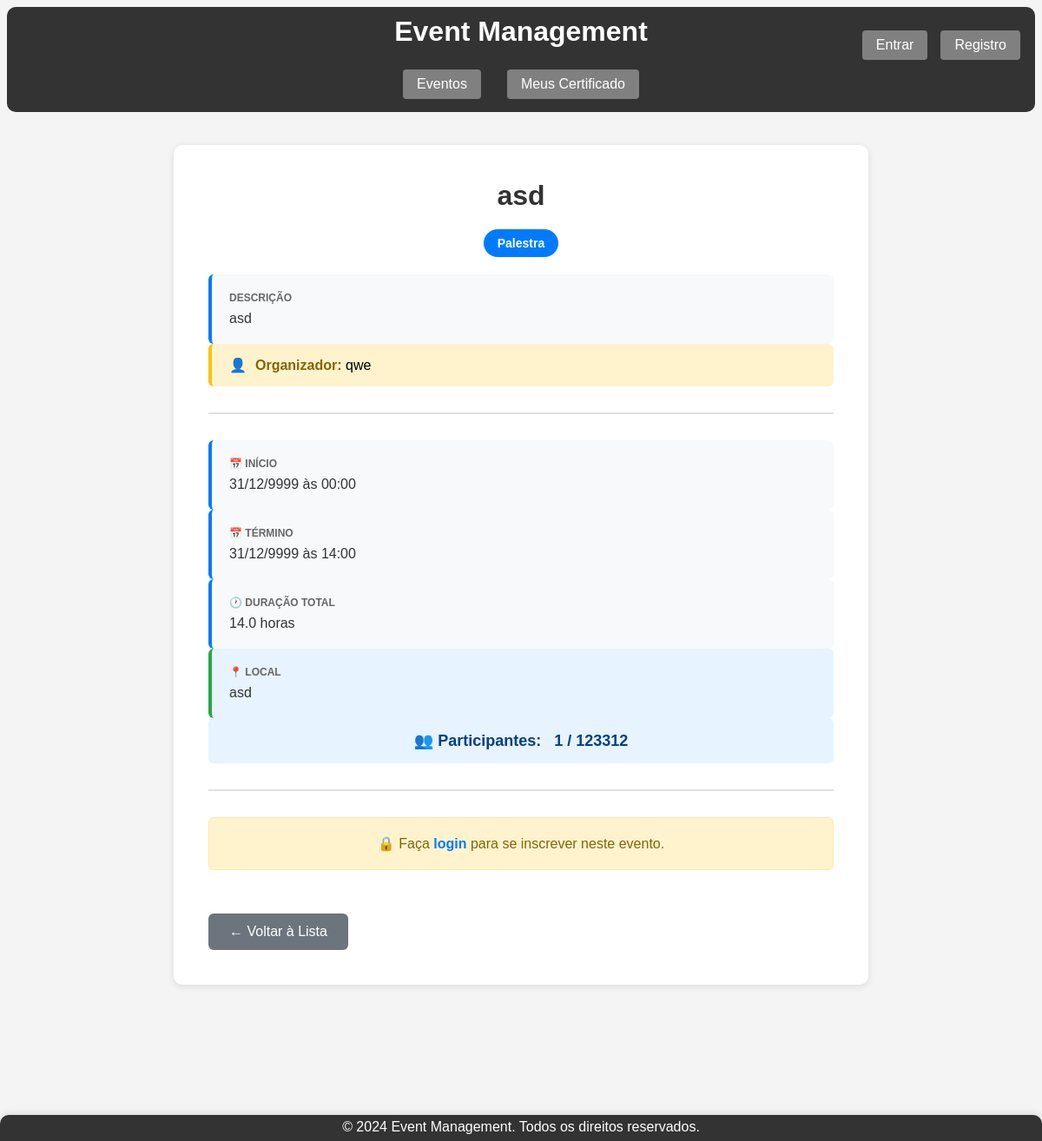
/evento/2/, run on the app's committed database.
### app/models.py (models this page shows, shortened)
class Event(models.Model):
    event_type_choices = [
        ('Palestra', 'Palestra'),
        ('Workshop', 'Workshop'),
        ('Seminário', 'Seminário'),
        ('Curso', 'Curso'),
        ('Congresso', 'Congresso'),
        ('Simpósio', 'Simpósio'),
        ('Fórum', 'Fórum'),
        ('Mesa Redonda', 'Mesa Redonda'),
    ]
    title = models.CharField(max_length=200, verbose_name="Título")
    description = models.TextField(verbose_name="Descrição")
    initial_date = models.DateField(default= '9999-12-31', verbose_name="Data de Início")
    final_date = models.DateField(default='9999-12-31', verbose_name="Data Final")
    location = models.CharField(max_length=200, verbose_name="Local")
    max_capacity = models.IntegerField(verbose_name="Capacidade Máxima")
    creator = models.ForeignKey(
        settings.AUTH_USER_MODEL,
        on_delete=models.CASCADE,
        related_name='created_events',
        null=True,
        blank=True,
        verbose_name="Criador"
    )
    event_type = models.CharField(max_length=20, choices=event_type_choices, default='Palestra', verbose_name="Tipo de Evento")
    event_start = models.TimeField(null=False, blank=True, verbose_name="Horario de Início")
    event_end = models.TimeField(null=False, blank=True, verbose_name="Horario de Término")
    participants = models.ManyToManyField(
        settings.AUTH_USER_MODEL,
        through='EventParticipant',
        through_fields=('event', 'participant'),
        related_name='attended_events',
        blank=True,
        verbose_name="Participantes"
    )
    class Meta:
        db_table = 'event'
        ordering = ['initial_date']
        verbose_name = 'Evento' # Português
        verbose_name_plural = 'Eventos' # Português
    @property
    def calculated_duration_hours(self):
        start_datetime = datetime.combine(self.initial_date, self.event_start)
        final_datetime = datetime.combine(self.final_date, self.event_end)
        duration = final_datetime - start_datetime
        return round(duration.total_seconds() / 3600, 1)
    @property
    def current_participants_count(self):
        return self.participants.count()
    @property
    def is_full(self):
        return self.current_participants_count >= self.max_capacity

class UserRegister(AbstractBaseUser):
    type_user_choices = [
        ('Estudante', 'Estudante'),
        ('Professor', 'Professor'),
        ('Organizador', 'Organizador'),
    ]
    username = models.CharField(max_length=150, unique=True)
    email = models.EmailField(unique=True)
    name = models.CharField(max_length=150)
    phone = models.CharField(max_length=20, blank=True, null=True)
    institution = models.CharField(max_length=150, blank=True, null=True)
    user_type = models.CharField(max_length=20, choices=type_user_choices, default='Estudante', verbose_name="Tipo de Usuário")
    USERNAME_FIELD = 'username'
    REQUIRED_FIELDS = ['email', 'name']
    objects = UserRegisterManager()
    class Meta:
        db_table = 'user_register'
        ordering = ['username']
        verbose_name = 'Registro de Usuário' # Português
        verbose_name_plural = 'Registros de Usuário' # Português

### app/views.py (the view)
# urls.py: path('evento/<int:pk>/', views.event_detail, name='event_detail'),
def event_detail(request, pk):
    event = get_object_or_404(Event, pk=pk)
    context = {
        'event': event,
        'is_registered': request.user.is_authenticated and event.participants.filter(pk=request.user.pk).exists()
    }
    return render(request, 'event_detail.html', context)

### app/templates/event_detail.html (shortened to what this page needs)
{% extends 'base.html' %}
{% block content %}
<div class="event-detail-container">
    <h2>{{ event.title }}</h2>
    <div style="text-align: center; margin-bottom: 20px;">
        <span class="event-type-badge">{{ event.event_type }}</span>
    </div>
    <div class="event-info-grid">
        <div class="event-info-card">
            <div class="event-info-label">
                Descrição
            </div>
            <div class="event-info-value">
                {{ event.description}}
            </div>
        </div>
    {% if event.creator %}
    <div class="event-creator-info">
        <span>👤</span>
        <span><strong>Organizador:</strong> {{ event.creator.username }}</span>
    </div>
    {% endif %}
    <hr> <div class="event-info-grid">
        <div class="event-info-card">
            <div class="event-info-label">
                📅 Início
            </div>
            <div class="event-info-value">
                {{ event.initial_date|date:"d/m/Y" }} às {{ event.event_start|date:"H:i" }}
            </div>
        </div>
        <div class="event-info-card">
            <div class="event-info-label">
                📅 Término
            </div>
            <div class="event-info-value">
                {{ event.final_date|date:"d/m/Y" }} às {{ event.event_end|date:"H:i" }}
            </div>
        </div>
        <div class="event-info-card">
            <div class="event-info-label">
                🕐 Duração Total
            </div>
            <div class="event-info-value">
                {{ event.calculated_duration_hours }} horas
            </div>
        </div>
        <div class="event-info-card highlight">
            <div class="event-info-label">
                📍 Local
            </div>
            <div class="event-info-value">
                {{ event.location }}
            </div>
        </div>
    </div>
    <div class="event-capacity {% if event.is_full %}full{% endif %}">
        <span>👥 Participantes:</span>
        <span>{{ event.participants.count }} / {{ event.max_capacity }}</span>
    </div>
    <hr>
    <form method="post" action="{% url 'toggle_registration' pk=event.pk %}" class="registration-form">
        {% if user.is_authenticated %}
            {% if user in event.participants.all %}
                <button type="submit" class="btn-unsubscribe">❌ Cancelar Inscrição</button>
            {% elif event.is_full %}
                <button type="button" class="btn-full" disabled>🚫 EVENTO LOTADO</button>
            {% else %}
                <button type="submit" class="btn-subscribe">✅ Inscrever-se Agora</button>
            {% endif %}
        {% else %}
            <div class="login-message">
                🔒 Faça <a href="{% url 'login' %}">login</a> para se inscrever neste evento.
            </div>
        {% endif %}
    </form>
    <a href="{% url 'event_list' %}" class="back-link">← Voltar à Lista</a>
</div>
{% endblock %}

### app/static/css/style.css (style rules this page uses)
* { margin: 0; padding: 0; box-sizing: border-box; }
body { font-family: Arial, sans-serif; background: #f4f4f4; overflow-x: hidden; min-height: 100vh; display: flex; flex-direction: column; }
.welcome-container, .events-container, .subscribed-events-container, .event-form-container, .delete-confirmation-container, .event-detail-container { background: #fff; margin: 30px auto; padding: 40px; border-radius: 10px; box-shadow: 0 2px 8px rgba(0,0,0,0.1); }
.event-detail-container { max-width: 800px; }
.event-detail-container h2 { color: #333; font-size: 32px; margin-bottom: 20px; text-align: center; }
.event-capacity { display: flex; align-items: center; justify-content: center; gap: 15px; padding: 15px; background: #e7f3ff; border-radius: 6px; margin-bottom: 25px; font-size: 18px; font-weight: 600; color: #004085; }
.event-detail-container hr { border: none; border-top: 2px solid #e0e0e0; margin: 30px 0; }
.registration-form { text-align: center; margin-bottom: 30px; }
.login-message { text-align: center; padding: 20px; background: #fff3cd; border: 1px solid #ffeaa7; border-radius: 6px; color: #856404; font-size: 16px; }
.login-message a { color: #007bff; text-decoration: none; font-weight: 600; }
.back-link { display: inline-block; padding: 12px 24px; background: #6c757d; color: #fff; text-decoration: none; border-radius: 6px; font-weight: 500; transition: all 0.3s ease; margin-top: 20px; }
.event-info-card { background: #f8f9fa; padding: 20px; border-radius: 6px; border-left: 4px solid #007bff; }
.event-info-card.highlight { background: #e7f3ff; border-left-color: #28a745; }
.event-info-label { font-size: 12px; color: #666; text-transform: uppercase; font-weight: 600; margin-bottom: 8px; display: flex; align-items: center; gap: 8px; }
.event-info-value { font-size: 16px; color: #333; font-weight: 500; }
.event-type-badge { display: inline-block; padding: 8px 16px; background: #007bff; color: #fff; border-radius: 20px; font-size: 14px; font-weight: 600; }
.event-creator-info { background: #fff3cd; padding: 15px 20px; border-radius: 6px; margin-bottom: 25px; border-left: 4px solid #ffc107; display: flex; align-items: center; gap: 10px; }
.event-creator-info strong { color: #856404; }

### data on the page
Event: title "asd", event_type "Palestra", description "asd", creator.username "qwe", initial_date "31/12/9999", event_start "00:00", final_date "31/12/9999", event_end "14:00", calculated_duration_hours "14.0", location "asd", participants.count "1", max_capacity "123312"
